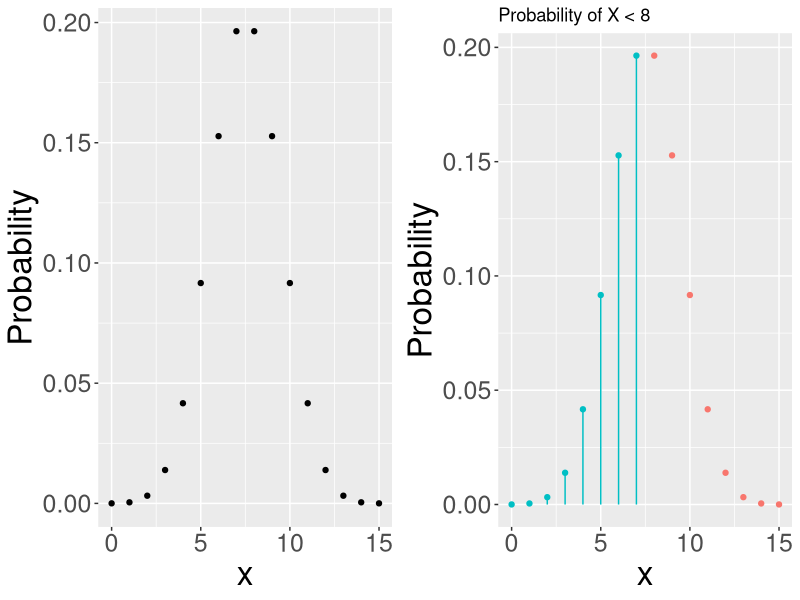
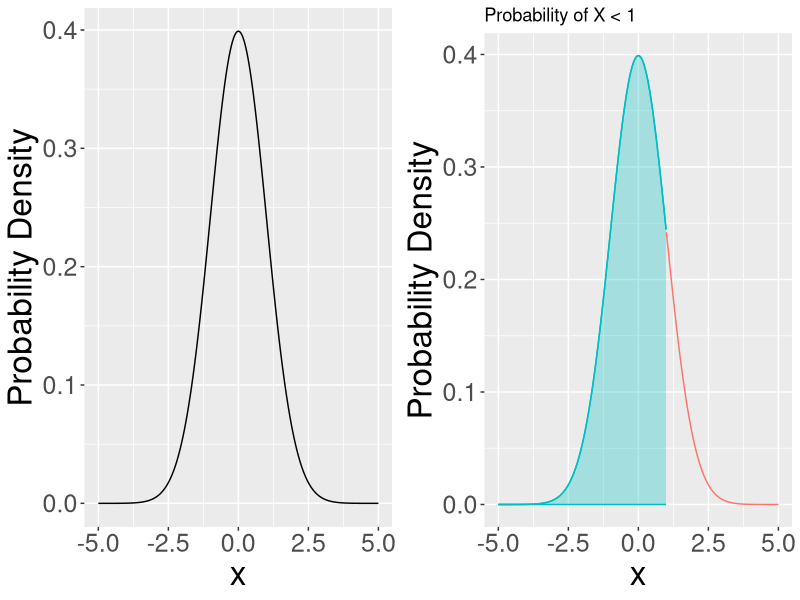

Write R code to recreate these figures, in order.
## ---- chunk 1
library(data.table)
library(ggplot2)
library(ggpubr)

rm(list=ls())

x <- seq(0, 15, 1)
fx <- dbinom(x, 15, 0.5)
d <- data.table(x=x, fx=fx)
g1 <- ggplot(d, aes(x, fx)) +
    geom_point() +
    ylab('Probability') +
    theme(
        axis.text=element_text(size=18),
        axis.title=element_text(size=24)
    )

x <- seq(0, 15, 1)
fx <- dbinom(x, 15, 0.5)
d <- data.table(x=x, fx=fx)
d[, px := x < 8]
g2 <- ggplot(d, aes(x,
              fx,
              colour=factor(px),
              fill=factor(px))) +
    geom_point() +
    geom_segment(data=d[px==TRUE],
                 aes(x=x,
                     xend=x,
                     yend=fx,
                     y=0)) +
    ylab('Probability') +
    # $$p(X<8) = \sum_{i=0}^7 p(x_{i})$$
    ggtitle('Probability of X < 8') +
    theme(
        axis.text=element_text(size=18),
        axis.title=element_text(size=24),
        legend.position='none'
    )
ggarrange(g1, g2, ncol=2)
## ---- chunk 2
library(data.table)
library(ggplot2)
library(ggpubr)

rm(list=ls())

x <- seq(-5, 5, 0.01)
fx <- dnorm(x, 0, 1)
d <- data.table(x=x, fx=fx)

g1 <- ggplot(d, aes(x, fx)) +
    geom_line() +
    ylab('Probability Density') +
    theme(
        axis.text=element_text(size=18),
        axis.title=element_text(size=24)
    )

x <- seq(-5, 5, 0.01)
fx <- dnorm(x, 0, 1)
d <- data.table(x=x, fx=fx)
d[, px := x < 1]

g2 <- ggplot(d, aes(x,
              fx,
              colour=factor(px),
              fill=factor(px))) +
    geom_line() +
    geom_ribbon(data=d[px==TRUE],
                aes(x=x,
                    ymin=0,
                    ymax=fx),
                alpha=0.3) +
    ylab('Probability Density') +
    # $$ p(X<1) = \int_{-\inf}^{1} f(x) dx $$
    ggtitle('Probability of X < 1') +
    theme(
        axis.text=element_text(size=18),
        axis.title=element_text(size=24),
        legend.position='none'
    )
ggarrange(g1, g2, ncol=2)
